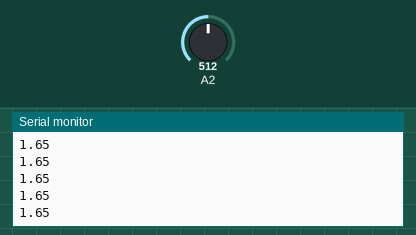
Simulated run of this sketch. Board: Arduino Uno, built with avr-gcc and run on an emulated ATmega328P. On the bench: the last lines printed to the serial monitor. Inputs (shaded band) come from the test bench; at power-on: A2 = 512.

Above: at 1.2 s.
1.3 s: A2 set to 716
At 1.8 s:
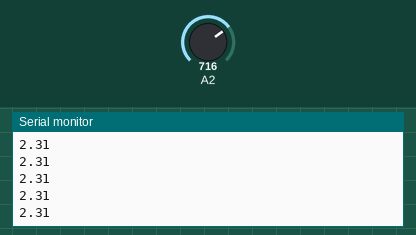
2.8 s: A2 set to 900
At 3.5 s:
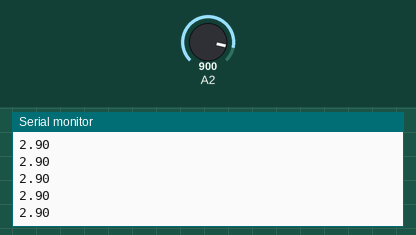
Timing chart, 0 to 5.8 s (numbered marks = the images above; inputs shaded):
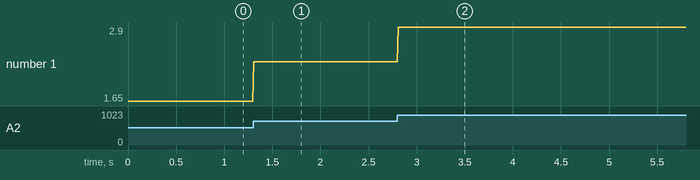

The sketch:

readStrip_template.ino
```cpp
#include <Wire.h>

float V1;

void setup() {
  // put your setup code here, to run once:
  Serial.begin(115200);
  Serial.println("Initializing...");

  pinMode(A2, INPUT);
}

void loop() {

  // Read V1 and convert to voltage (3 pts)
  V1 = analogRead(A2);

  // convert bits to voltage
  V1 = (V1 * 3.3) / 1023;

  Serial.println(V1);

  delay(10);

}
```

Measured:
- after the input at 1.3 s, the serial monitor: prints a new line at once (image 1)
- after the input at 2.8 s, the serial monitor: prints a new line at once (image 2)
- plotted number 1: 1.65 → 2.31 after the input at 1.3 s, 2.31 → 2.9 after the input at 2.8 s
